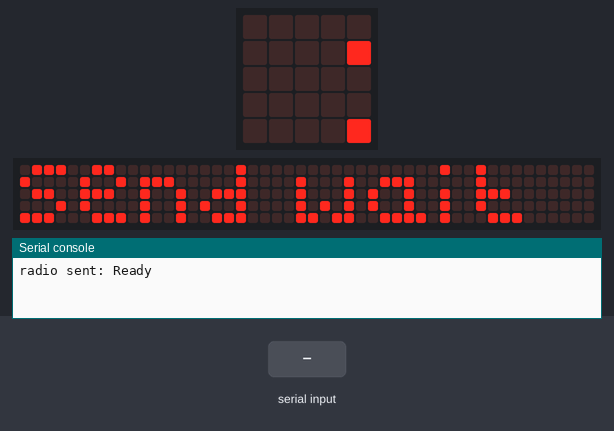
Recording of a program running on a simulated BBC micro:bit running MicroPython. Shown: the board's 5×5 LED display, a strip that is not on the board, showing the scrolling text unrolled, the last lines printed to the serial console. Inputs (shaded band) come from the test bench. No radio messages arrive unless stated (any console line starting 'radio sent:' is added by the test bench); the 48×5 strip is a reading aid, not a part: it shows the text the display is scrolling, unrolled, one strip-width of it at a time.

Above: at 0.07 s.
At 1.25 s:
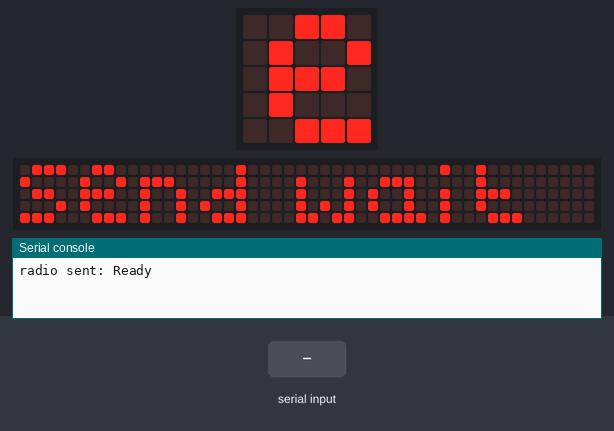
1.3 s: "1" typed at the serial console, then Enter
At 2.65 s:
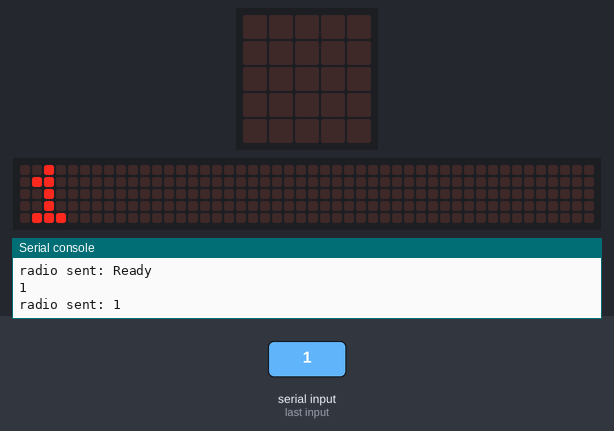
Timing chart, 0 to 4.3 s (numbered marks = the images above; inputs shaded):
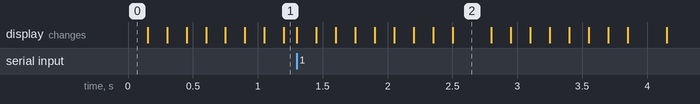

The program:

echo_radio.py
```python
import radio
import microbit

radio.config(length=250, channel=12)

radio.on()
radio.send('Ready')

microbit.display.scroll("Send wait", loop=True, wait=False)

while True:
    text = input()
    if text:
        last_text = text
        radio.send(text)
        microbit.display.scroll(text, loop=True, wait=False)
    response = radio.receive()
    if response:
        microbit.display.scroll(last_text + ' <- ' + response, loop=True, wait=False)
        # print(''.join(reversed(response)))
        print(response.strip())
```

Measured:
- after the input at 1.3 s, the display: changes at once (image 2)
